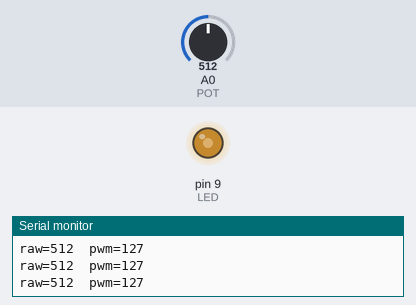
Recording of a sketch running on a simulated Arduino Uno, built with avr-gcc and run on an emulated ATmega328P. Shown: output pins drawn as LEDs (lit = HIGH), the last lines printed to the serial monitor. The inputs (shaded band) are chosen by the test bench; at power-on: A0 (POT) = 512.

Above: at 1.2 s.
1.3 s: A0 (POT) set to 716
At 2.2 s:
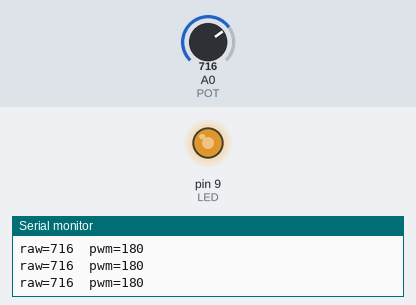
2.8 s: A0 (POT) set to 900
At 3.3 s:
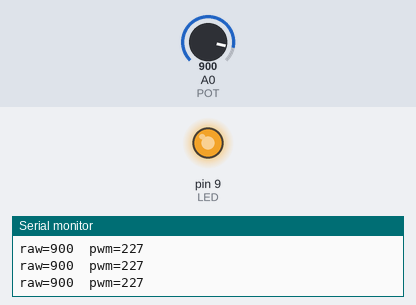
4.3 s: A0 (POT) set to 122
At 5.5 s:
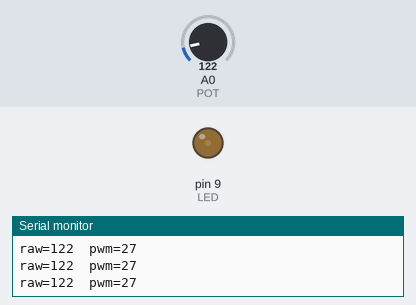
5.8 s: A0 (POT) set to 0
At 6.8 s:
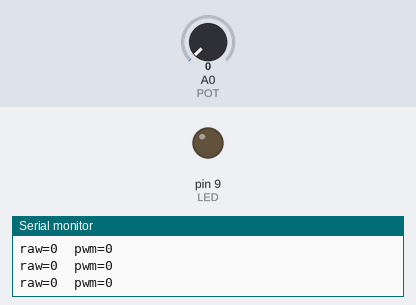
7.3 s: A0 (POT) set to 511
At 7.9 s:
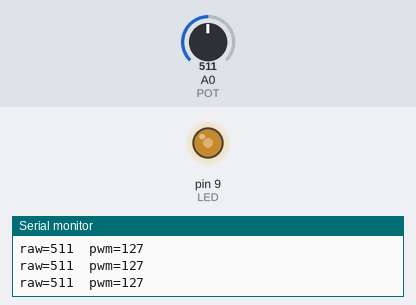
Timing chart, 0 to 9.8 s (numbered marks = the images above; inputs shaded):
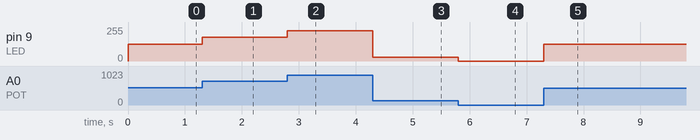

The sketch:

4.3.ino
```cpp
const int POT = A0;
const int LED = 9;

const unsigned long PRINT_INTERVAL = 200;
unsigned long lastPrint = 0;

// 2% от диапазона 0..1023
const int LOW_DEAD  = 1023 * 0.02;
const int HIGH_DEAD = 1023 - 1023 * 0.02;

void setup() {
  pinMode(LED, OUTPUT);
  Serial.begin(9600);
}

void loop() {
  int raw = analogRead(POT);
  int pwm;

  if (raw <= LOW_DEAD) {
    pwm = 0;
  } else if (raw >= HIGH_DEAD) {
    pwm = 255;
  } else {
    pwm = map(raw, LOW_DEAD, HIGH_DEAD, 1, 254);
    pwm = constrain(pwm, 0, 255);
  }

  analogWrite(LED, pwm);

  if (millis() - lastPrint >= PRINT_INTERVAL) {
    lastPrint = millis();
    Serial.print("raw=");
    Serial.print(raw);
    Serial.print("  pwm=");
    Serial.println(pwm);
  }
}
```

Measured:
- after the input at 1.3 s, pin 9 (LED): 127/255 → 180/255 at once
- after the input at 2.8 s, pin 9 (LED): 180/255 → 227/255 at once
- after the input at 4.3 s, pin 9 (LED): 227/255 → 27/255 at once
- after the input at 5.8 s, pin 9 (LED): 27/255 → 0/255 at once
- after the input at 7.3 s, pin 9 (LED): 0/255 → 127/255 at once
